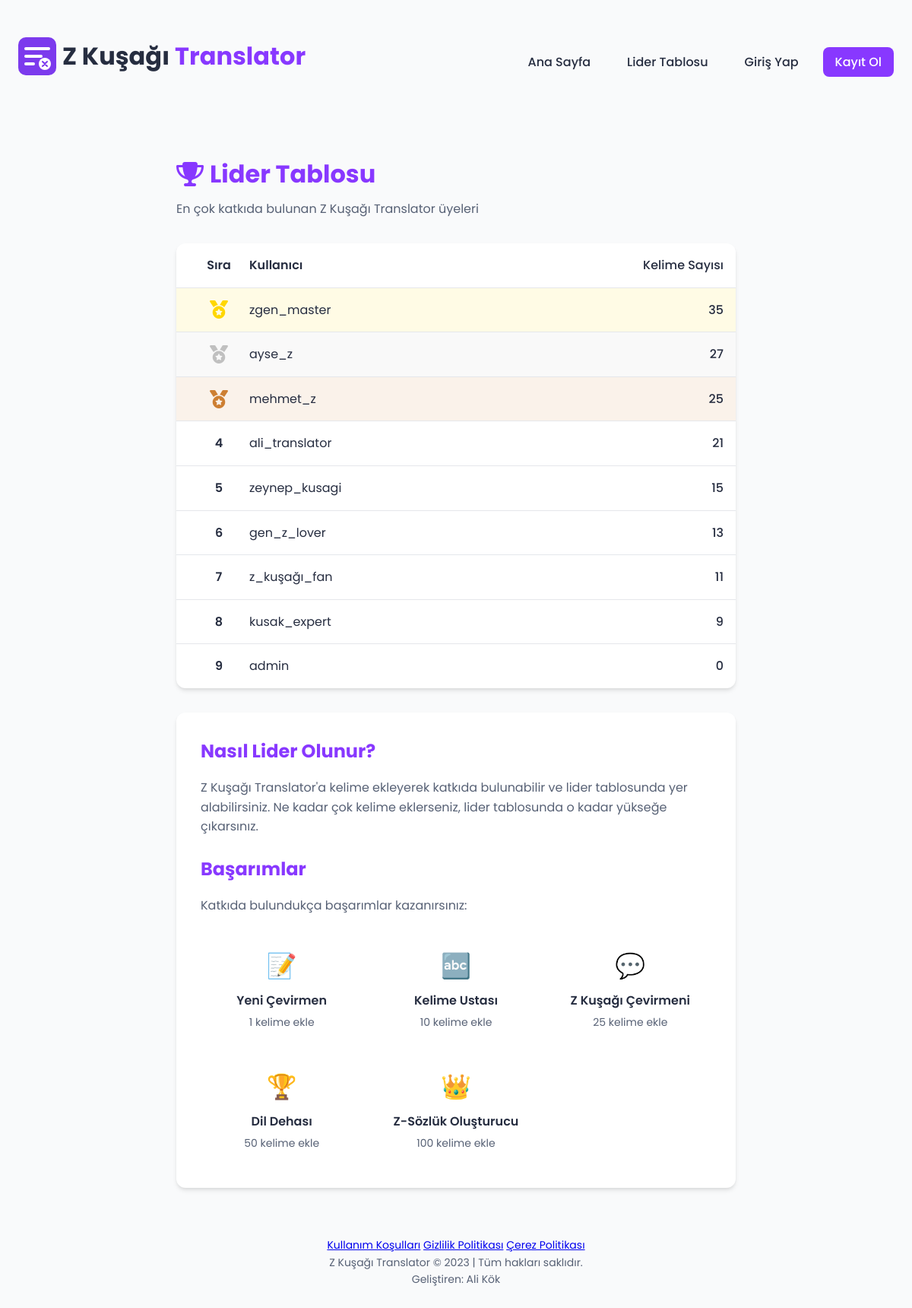
The page /leaderboard on the database as committed earlier.
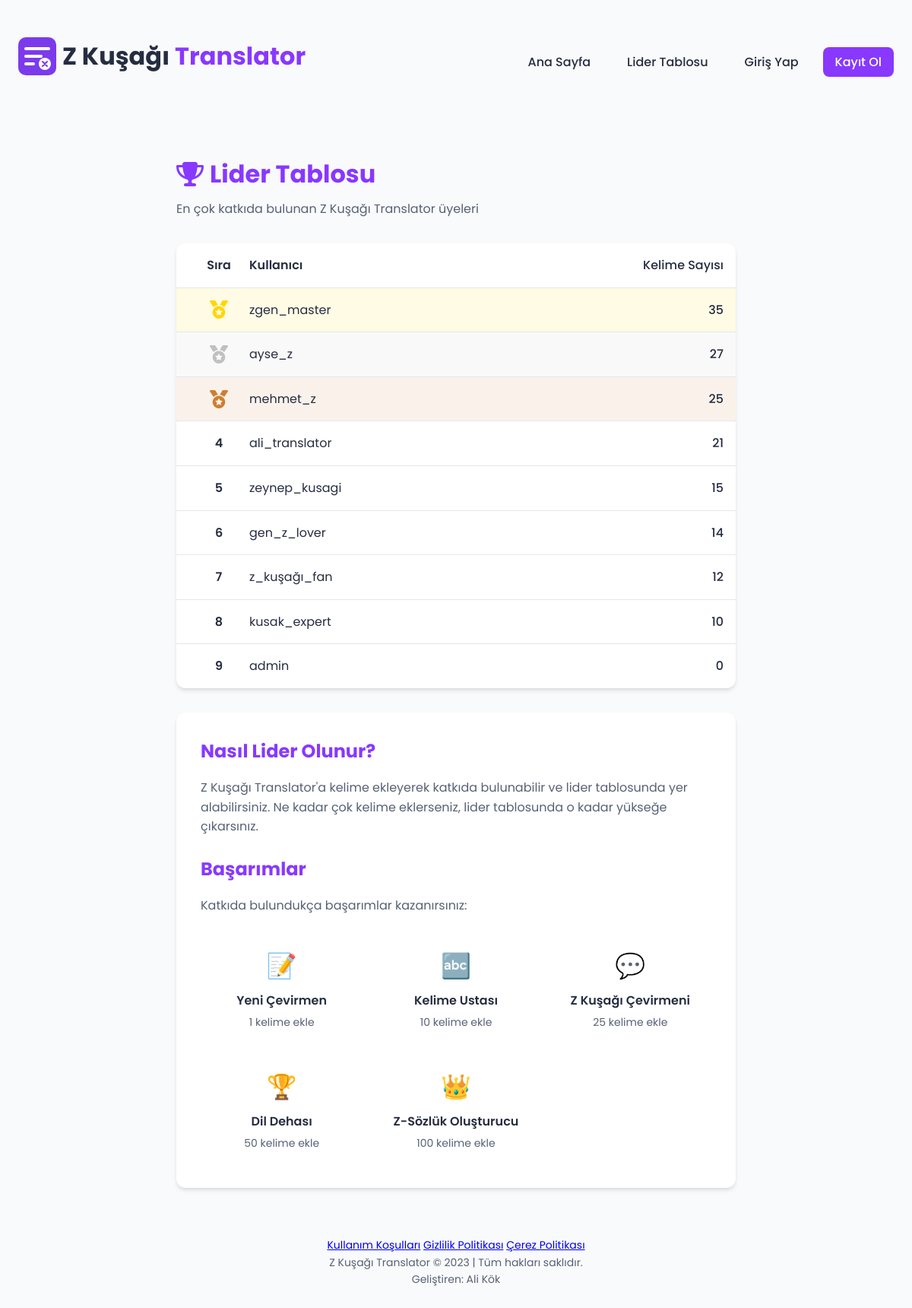
The same page on the database as committed later.
### tables this page shows
CREATE TABLE users (
        id INTEGER PRIMARY KEY AUTOINCREMENT,
        username TEXT UNIQUE NOT NULL,
        email TEXT UNIQUE NOT NULL,
        password_hash TEXT NOT NULL,
        created_at TIMESTAMP DEFAULT CURRENT_TIMESTAMP,
        updated_at TIMESTAMP DEFAULT CURRENT_TIMESTAMP,
        contribution_count INTEGER DEFAULT 0,
        bio TEXT,
        is_admin INTEGER DEFAULT 0
    );

### app.py (the view)
@app.route('/leaderboard')
def leaderboard():
    top_contributors = get_top_contributors(20)
    return render_template('leaderboard.html', contributors=top_contributors)

### db_config.py (called while the page is built)
def get_db_connection():
    logger.info("SQLite veritabanı kullanılıyor")
    return get_sqlite_connection()

def get_sqlite_connection():
    if os.environ.get('RAILWAY_ENVIRONMENT'):
        db_path = "/tmp/zgen_translator.db"
    else:
        db_path = os.path.join(os.path.dirname(os.path.abspath(__file__)), 'zgen_translator.db')
    logger.info(f"SQLite veritabanı yolu: {db_path}")
    try:
        conn = sqlite3.connect(db_path)
        conn.row_factory = sqlite3.Row  # Dict benzeri sonuçlar için
        cursor = conn.cursor()
        cursor.execute('SELECT 1')
        cursor.fetchone()
        cursor.close()
        logger.info("SQLite bağlantısı başarılı")
        return conn
    except Exception as e:
        logger.error(f"SQLite bağlantı hatası: {e}")
        logger.info("Bellek içi SQLite veritabanına geçiliyor...")
        memory_conn = sqlite3.connect(':memory:')
        memory_conn.row_factory = sqlite3.Row
        return memory_conn

### templates/leaderboard.html (shortened to what this page needs)
{% extends "layout.html" %}
{% block content %}
<div class="leaderboard-container">
    <h1><i class="fas fa-trophy"></i> Lider Tablosu</h1>
    <p class="leaderboard-intro">En çok katkıda bulunan Z Kuşağı Translator üyeleri</p>
    <div class="leaderboard-table">
        <div class="leaderboard-header">
            <div class="rank-cell">Sıra</div>
            <div class="user-cell">Kullanıcı</div>
            <div class="count-cell">Kelime Sayısı</div>
        </div>
        {% if contributors %}
            {% for contributor in contributors %}
                <div class="leaderboard-row {% if loop.index <= 3 %}top-{{ loop.index }}{% endif %}">
                    <div class="rank-cell">
                        {% if loop.index == 1 %}
                            <i class="fas fa-medal gold"></i>
                        {% elif loop.index == 2 %}
                            <i class="fas fa-medal silver"></i>
                        {% elif loop.index == 3 %}
                            <i class="fas fa-medal bronze"></i>
                        {% else %}
                            {{ loop.index }}
                        {% endif %}
                    </div>
                    <div class="user-cell">{{ contributor.username }}</div>
                    <div class="count-cell">{{ contributor.contribution_count }}</div>
                </div>
            {% endfor %}
        {% else %}
            <div class="empty-state">
                <p>Henüz katkıda bulunan kullanıcı yok.</p>
                <p>İlk katkıda bulunan sen olmak ister misin?</p>
                <a href="{{ url_for('register') }}" class="primary-btn">Hemen Kayıt Ol</a>
            </div>
        {% endif %}
    </div>
    <div class="leaderboard-info">
        <h2>Nasıl Lider Olunur?</h2>
        <p>Z Kuşağı Translator'a kelime ekleyerek katkıda bulunabilir ve lider tablosunda yer alabilirsiniz. Ne kadar çok kelime eklerseniz, lider tablosunda o kadar yükseğe çıkarsınız.</p>
        <h2>Başarımlar</h2>
        <p>Katkıda bulundukça başarımlar kazanırsınız:</p>
        <div class="achievements-list">
            <div class="achievement-item">
                <span class="achievement-icon">📝</span>
                <span class="achievement-name">Yeni Çevirmen</span>
                <span class="achievement-req">1 kelime ekle</span>
            </div>
            <div class="achievement-item">
                <span class="achievement-icon">🔤</span>
                <span class="achievement-name">Kelime Ustası</span>
                <span class="achievement-req">10 kelime ekle</span>
            </div>
            <div class="achievement-item">
                <span class="achievement-icon">💬</span>
                <span class="achievement-name">Z Kuşağı Çevirmeni</span>
                <span class="achievement-req">25 kelime ekle</span>
            </div>
            <div class="achievement-item">
                <span class="achievement-icon">🏆</span>
                <span class="achievement-name">Dil Dehası</span>
                <span class="achievement-req">50 kelime ekle</span>
            </div>
            <div class="achievement-item">
                <span class="achievement-icon">👑</span>
                <span class="achievement-name">Z-Sözlük Oluşturucu</span>
                <span class="achievement-req">100 kelime ekle</span>
            </div>
        </div>
    </div>
</div>
{% endblock %}

Rows that differ between the two databases and show on the page:
changed users "gen_z_lover": contribution_count "13" → "14"
changed users "z_kuşağı_fan": contribution_count "11" → "12"
changed users "kusak_expert": contribution_count "9" → "10"
